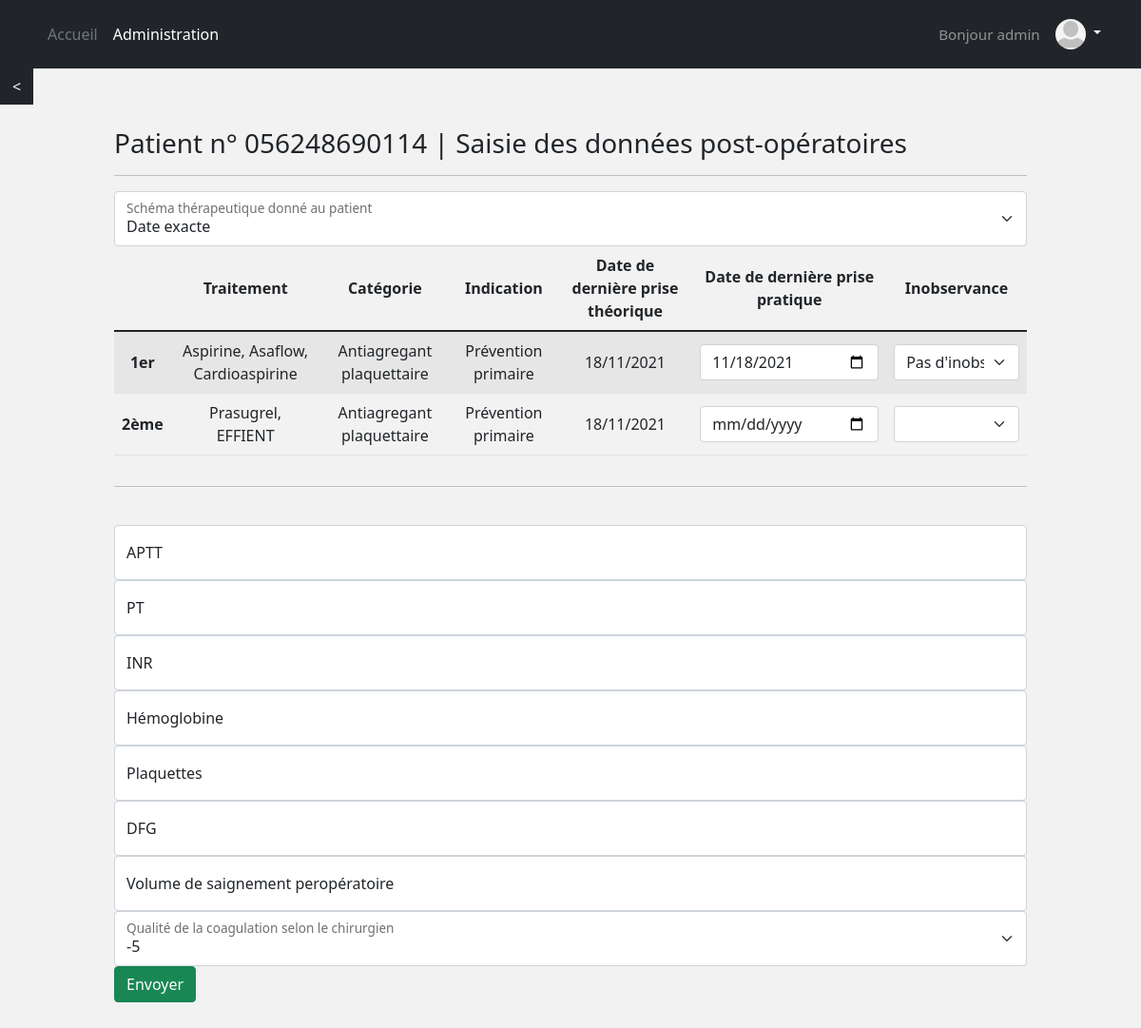
The app's page /patient/postop/patient-1/ (signed in) with its own data.
### account/models.py (models this page shows, shortened)
class Account(AbstractBaseUser):
    username = models.CharField(max_length=30, unique=True)
    email = models.EmailField(verbose_name="email", max_length=60, unique=True)
    profile_picture = models.ImageField(upload_to=upload_location, blank=True, null=True)
    date_joined = models.DateTimeField(verbose_name='date joined', auto_now_add=True)
    last_login = models.DateTimeField(verbose_name='last login', auto_now=True)
    is_admin = models.BooleanField(default=False)
    is_active = models.BooleanField(default=True)
    is_staff = models.BooleanField(default=False)
    is_superuser = models.BooleanField(default=False)
    USERNAME_FIELD = 'username'
    REQUIRED_FIELDS = ['email']
    objects = MyAccountManager()
    def profile_picture_is_valid(self):
        return self.profile_picture and os.path.isfile(os.path.join(MEDIA_ROOT, self.profile_picture.name))

### patient/models.py (models this page shows, shortened)
class Patient(models.Model):
    hosp_num = models.CharField("n°dossier", max_length=12, default="", validators=[
        RegexValidator(regex='^.{12}$', message='Length has to be 12'),
        RegexValidator(regex='^[0-9]*$', message='Only digits accepted')])
    firstname = models.CharField('prénom', max_length=200, default="")
    lastname = models.CharField('nom', max_length=200, default="")
    height = models.IntegerField('taille')
    weight = models.IntegerField('poids')
    ddn = models.DateField('Date de naissance')
    ddi = models.DateField("Date de l'intervention", null=True, blank=True)
    intervention = models.CharField('intervention', max_length=200, default="", blank=True)
    chirurgien = models.CharField('chirurgien', max_length=200, default="", blank=True)
    chirurgie = models.CharField("Discipline de l'intervention", max_length=40, choices=to_choice(CHIR_CHOICES), blank=True)
    bleeding_risk = models.CharField("Risque hémorragique de la chirurgie", max_length=100, choices=to_choice(BLEEDRISK_CHOICES), blank=True)
    consultant = models.CharField('Medecin qui fait la consultation', max_length=200, default="", blank=True)
    ddconsult = models.DateField("Date de la consultation", auto_now_add=True, blank=True)
    pathologie = models.CharField("Pathologie justifiant le traitement", max_length=40, choices=to_choice(PATH_CHOICES), blank=True)
    traitement1 = models.CharField("Premier traitement", max_length=40, choices=to_choice(TRAIT_CHOICES), blank=True)
    traitement2 = models.CharField("Deuxième traitement", max_length=40, choices=to_choice(TRAIT_CHOICES), blank=True)
    algo = models.CharField("Algorithme suivi", max_length=40, choices=to_choice(ALGO_CHOICES), blank=True)
    algo_result = models.CharField('Résultat', max_length=400, default="", blank=True)
    algo_complete_results = JSONField(default=dict)
    schema_therap = models.CharField("Schéma thérapeutique donné au patient", max_length=40, default="Date exacte",
                                     choices=to_choice(["Date exacte", "Terminologie 'dernière prise à J-xx'", "Pas d'arrêt du traitement"]))
    date_derniere_prise_th1 = models.DateField('Date de dernière prise théorique (premier traitement)', null=True, blank=True)
    date_derniere_prise1 = models.DateField('Date de dernière prise pratique (premier traitement)', null=True, blank=True)
    inobservance1 = models.CharField("Inobservance (premier traitement)", max_length=40, default="Pas d'inobservance",
                                     choices=to_choice(["Pas d'inobservance", "Oubli", "Incompréhension", "Contre-ordre médical"]))
    date_derniere_prise_th2 = models.DateField('Date de dernière prise théorique (deuxième traitement)', null=True, blank=True)
    date_derniere_prise2 = models.DateField('Date de dernière prise pratique (deuxième traitement)', null=True, blank=True)
    inobservance2 = models.CharField("Inobservance (deuxième traitement)", max_length=40, default="Pas d'inobservance",
                                     choices=to_choice(["Pas d'inobservance", "Oubli", "Incompréhension", "Contre-ordre médical"]))
    aptt = models.IntegerField('APTT', null=True, blank=True)
    pt = models.IntegerField('PT', null=True, blank=True)
    inr = models.IntegerField('INR', null=True, blank=True)
    hemoglobine = models.IntegerField('Hémoglobine', null=True, blank=True)
    plaquette = models.IntegerField('Plaquettes', null=True, blank=True)
    dfg = models.IntegerField('DFG', null=True, blank=True)
    vol_sang = models.IntegerField('Volume de saignement peropératoire', null=True, blank=True)
    coag = models.CharField("Qualité de la coagulation selon le chirurgien", max_length=2, default='-5',
                            choices=to_choice(['-' + str(i) for i in range(6)] + ['+' + str(i) for i in range(5, -1, -1)]))
    incl_num = models.AutoField(primary_key=True)
    date_published = models.DateTimeField(auto_now_add=True, verbose_name="date published")
    date_updated = models.DateTimeField(auto_now=True, verbose_name="date updated")
    author = models.ForeignKey(settings.AUTH_USER_MODEL, on_delete=models.CASCADE)
    slug = models.SlugField(blank=True, unique=True)
    def categorie1(self):
        if self.traitement1 in TRAIT_CHOICES:
            return TRAIT_CHOICES.get(self.traitement1).split('-')[0]
    def categorie2(self):
        if self.traitement2 in TRAIT_CHOICES:
            return TRAIT_CHOICES.get(self.traitement2).split('-')[0]

### patient/views.py (the view)
# urls.py: path('postop/<slug>/', postop_patient_view, name="postop"),
@login_required(login_url='login')
def postop_patient_view(request, slug):
    patient = get_object_or_404(Patient, slug=slug)
    context = {}
    if not patient.date_derniere_prise_th1:
        patient.date_derniere_prise_th1 = datetime.now()
    if not patient.date_derniere_prise1:
        patient.date_derniere_prise1 = patient.date_derniere_prise_th1
    if not patient.date_derniere_prise_th2:
        patient.date_derniere_prise_th2 = datetime.now()
    if not patient.date_derniere_prise2:
        patient.date_derniere_prise2 = patient.date_derniere_prise_th2
    form = PostopPatientFileForm(request.POST or None, instance=patient)
    if form.is_valid():
        obj = form.save(commit=False)
        author = Account.objects.filter(username=request.user.username).first()
        obj.author = author
        obj.save()
        return redirect("patient:detail", obj.slug)
    context['slug'] = slug
    context['form'] = form
    context['patient'] = patient
    context['categorie'] = TRAIT_CHOICES
    return render(request, "patient/postop_patient.html", context)

### patient/forms.py (shortened to what this page needs)
class PostopPatientFileForm(CustomModelForm):
    class Meta:
        model = Patient
        fields = ["schema_therap", "date_derniere_prise_th1", "date_derniere_prise1", "inobservance1", "date_derniere_prise_th2", "date_derniere_prise2", "inobservance2",
                  "aptt", "pt", "inr", "hemoglobine", "plaquette", "dfg", "vol_sang", "coag"]

### patient/forms.py (called while the page is built)
    def init_input_types(self):
        for field in self:
            if isinstance(field.field, (forms.fields.DateField)):
                field.input_type = 'date'
            else:
                field.input_type = field.field.widget.input_type

### patient/templates/patient/postop_patient.html (shortened to what this page needs)
{% extends 'base.html' %}
{% load bootstrap %}
{% block content %}
<a href="{% url 'patient:detail' patient.slug %}" style="border-radius: 0;" class="btn btn-dark"><</a>
<form method="post" class="create-form">
  <br>
  <h3> Patient n° {{patient.hosp_num}} | Saisie des données post-opératoires </h3> <hr>
  {% include 'patient/snippets/field2html.html' with field=form.schema_therap %}
  <div class="table-responsive">
    <table id="mytable" class="table table-bordred table-striped sortable">
      <thead>
        {% if patient.traitement2 %} <th> </th> {% endif %}
        <th>Traitement</th>
        <th>Catégorie</th>
        <th>Indication</th>
        <th>Date de dernière prise théorique</th>
        <th>Date de dernière prise pratique</th>
        <th>Inobservance</th>
      </thead>
      <tr>
        {% if patient.traitement2 %} <th> 1er </th> {% endif %}
        <td> {{patient.traitement1}} </td>
        <td> {{patient.categorie1}} </td>
        <td> {{patient.pathologie}} </td>
        <td> {{patient.date_derniere_prise_th1 | date:'d/m/Y'}} </td>
        <td>{% include 'patient/snippets/field2html.html' with field=form.date_derniere_prise1 nolabel='True' %}</td>
        <td>{% include 'patient/snippets/field2html.html' with field=form.inobservance1 nolabel='True' %}</td>
      </tr>
      {% if patient.traitement2 %}
        <tr>
          <th> 2ème </th>
          <td> {{patient.traitement2}} </td>
          <td> {{patient.categorie2}} </td>
          <td> {{patient.pathologie}} </td>
          <td> {{patient.date_derniere_prise_th2 | date:'d/m/Y'}} </td>
          <td> <input type="date" name="date_derniere_prise2" id="date_derniere_prise2" class="form-control" value="{{patient.date_derniere_prise2 | date:'d/m/Y'}}"> </td>
          <td>
            <select class="form-select" id="inobservance2" name="inobservance2">
              {% for value, label in form.inobservance2.field.choices %}
                <option value="{{value}}"{% if field.value == value %} selected{% endif %}>{{ label }}</option>
              {% endfor %}
            </select>
          </td>
        </tr>
      {% endif %}
    </table>
  </div>
  <hr><br>
  {% for field in form %}
    {% if field.name != 'date_derniere_prise1' and field.name != 'date_derniere_prise_th1' and field.name != 'inobservance1' and field.name != 'date_derniere_prise2' and field.name != 'date_derniere_prise_th2' and field.name != 'inobservance2' and field.name != 'schema_therap' %}
      {% include 'patient/snippets/field2html.html' %}
    {% endif %}
  {% endfor %}
  <button type="submit" class="btn btn-success">Envoyer</button>
</form>
{% endblock content %}

### templates/snippets/header.html (shortened to what this page needs)
{% load static %}
<header class="p-3 bg-dark text-white">
	<div class="container">
		<div class="d-flex flex-wrap align-items-center justify-content-center justify-content-lg-start">
			<ul class="nav col-12 col-lg-auto me-lg-auto mb-2 justify-content-center mb-md-0">
				<li><a class="nav-link px-2 text-secondary" href="{% url 'home' %}">Accueil</a></li>
				<li><a class="nav-link px-2 text-white" href="/admin/">Administration</a></li>
			</ul>
			<h2 class="h2 col-12 col-lg-auto mb-3 mb-lg-0 me-lg-3 text-center"> Bonjour {{ user.username }}</h2>
			<div class="dropdown text-end">
				<a href="#" class="d-block link-light text-decoration-none dropdown-toggle" id="dropdownUser1" data-bs-toggle="dropdown" aria-expanded="false">
					{% if user.profile_picture_is_valid %}
					<img src="{{user.profile_picture.url}}" alt="mdo" width="32" height="32" class="rounded-circle">
					{% else %}
					<img src="{% static 'images/default_profile_picture.png' %}" alt="mdo" width="32" height="32" class="rounded-circle">
			    {% endif %}
				</a>
			</div>
		</div>
	</div>
</header>

### patient/templates/patient/snippets/field2html.html
{% if not nolabel %}
  <div class="form-floating">
{% else %}
  <div class="form">
{% endif %}
  {% if field.input_type == 'select' %}
    <select class="form-select" id={{field.name}} name={{field.name}}>
      {% for value, label in field.field.choices %}
        <option value="{{value}}" {% if field.value == value %} selected {% endif %} >{{ label }}</option>
      {% endfor %}
    </select>
  {% elif field.input_type == 'date' and patient.slug %}
    <input {% if field.field.required %} required {% endif %} type="{{field.input_type}}" name={{field.name}} id={{field.name}} class="form-control" placeholder={{field.label}} value="{{field.value|date:'Y-m-d'}}">
  {% else %}
    <input {% if field.field.required %} required {% endif %} type="{{field.input_type}}" name={{field.name}} id={{field.name}} class="form-control" placeholder={{field.label}} value="{{field.value}}">
  {% endif %}
  {% if not nolabel %}
    <label for={{field.name}}>{{field.label}}</label>
  {% endif %}
</div>

### templates/snippets/base_css.html (style rules this page uses)
body { background-color: #f2f2f2; }

### templates/snippets/header.html (style rules this page uses)
.dropdown-toggle { outline: 0; }
.h2 { font-size: 95%; color: rgba(255, 255, 255, 0.5); }

### patient/templates/patient/postop_patient.html (style rules this page uses)
.create-form { width: 80%; max-width: 100%; margin: auto; }
td { vertical-align:middle; text-align:center; }
th { vertical-align:middle; text-align:center; }

### records on screen
Account: username "admin"
Patient: hosp_num "056248690114", schema_therap "Date exacte", traitement1 "Aspirine, Asaflow, Cardioaspirine", categorie1 "Antiagregant plaquettaire", pathologie "Prévention primaire", date_derniere_prise_th1 "18/11/2021", inobservance1 "Pas d'inobservance", traitement2 "Prasugrel, EFFIENT", categorie2 "Antiagregant plaquettaire", date_derniere_prise_th2 "18/11/2021", coag "-5"
